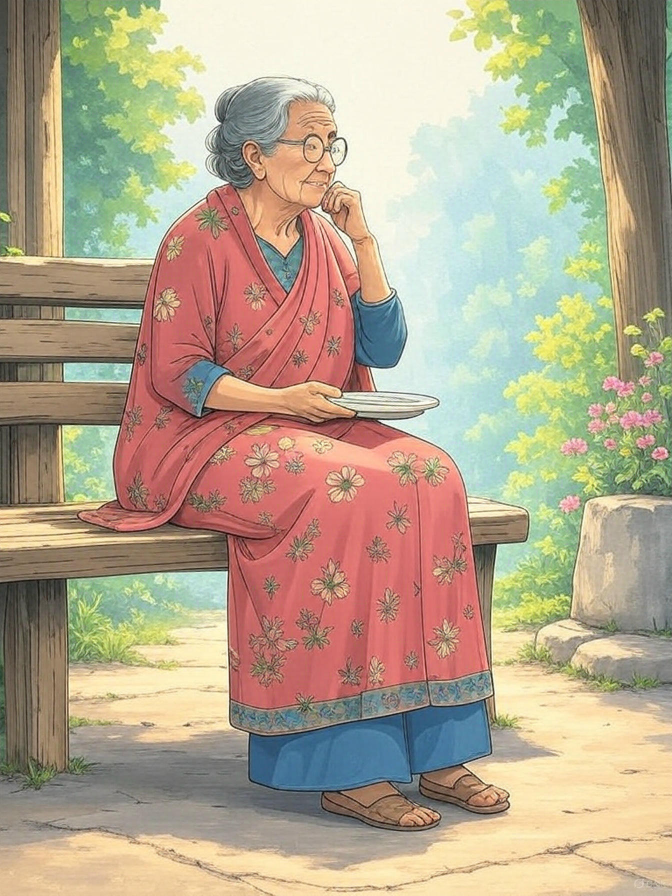
#> input picture images/newfile.png, 672 x 896 px, found by its file name
$ python histogram.py
#> lines starting #> are read from the running program, lines starting #| are printed output that depends on the picture; after the words box and inside, x2 and y2 are one past the last pixel; in counts of white or black regions, pixels touching at a corner belong together
#> further down, img is the input picture: shape (896, 672, 3); mean B, G, R 142.4, 166.4, 181
import cv2 as cv
import numpy as np
import matplotlib.pyplot as plt
class histograms:
    def __init__(self,img):
        self.img=img

    def grayhistogram(self):
        gray_image = cv.cvtColor(self.img, cv.COLOR_BGR2GRAY)
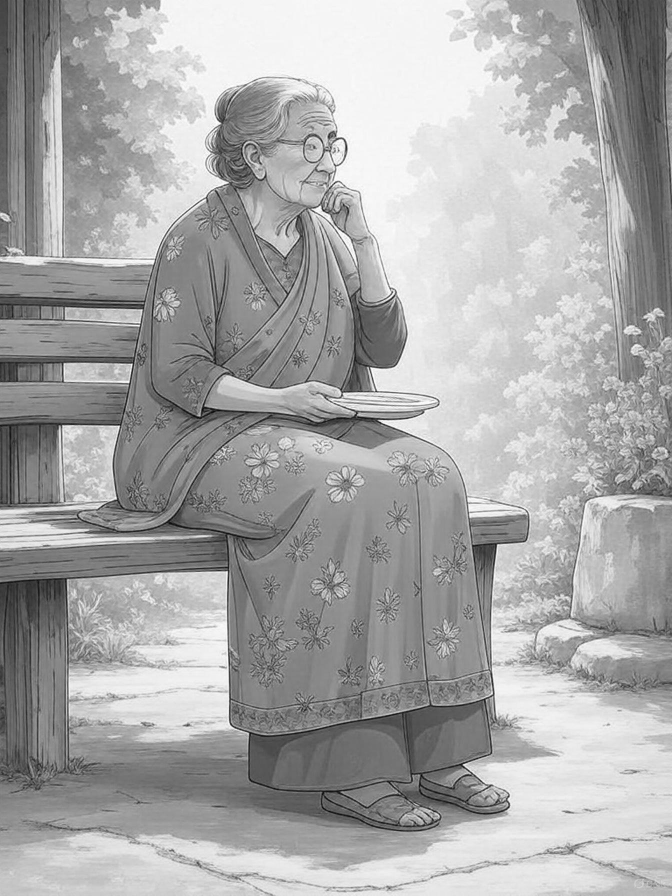
#> gray_image: shape (896, 672); min 9, max 254, mean 168
        blank = np.zeros(self.img.shape[:2], dtype="uint8")
        circle = cv.circle(blank, (250, 150), 150, 255, -1)
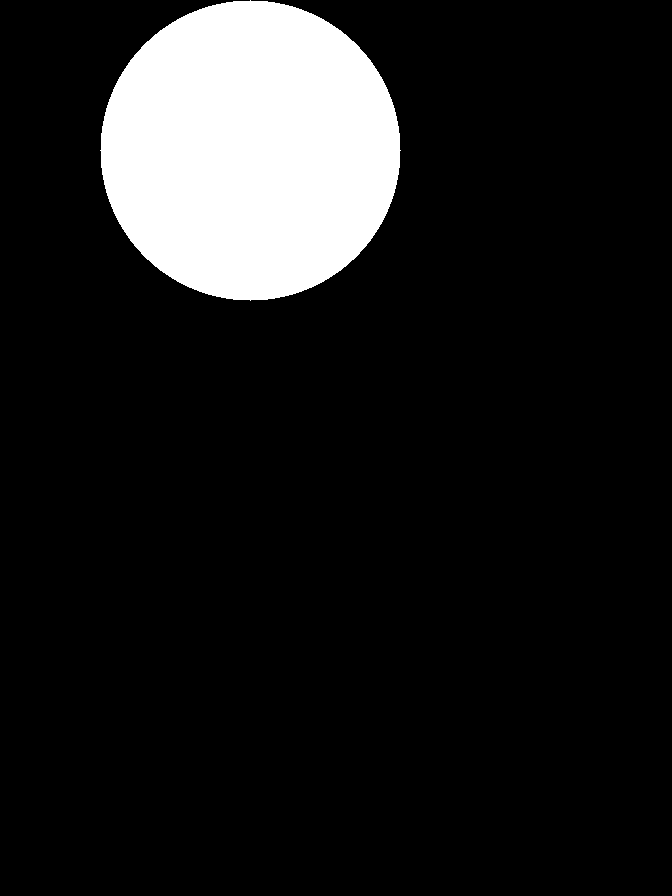
#> blank: shape (896, 672); 11.7% white; 1 white region, box (x1, y1, x2, y2) and area: (100, 0, 401, 301) 70681
        bitwised_img = cv.bitwise_and(gray_image, gray_image, mask=circle)
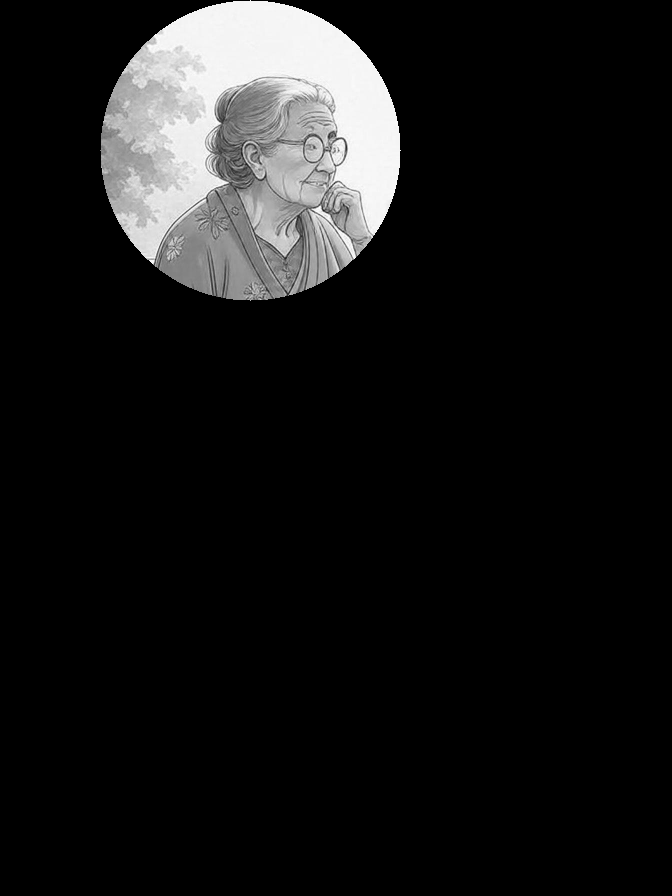
#> bitwised_img: shape (896, 672); min 0, max 254, mean 22.6
        cv.imshow("masked", bitwised_img)
        cvt_hist = cv.calcHist([gray_image], [0], bitwised_img, [256], [0, 256])
#> cvt_hist = 256 values, max 7802 at index 245, min 0 at index 0, mean 276.1

        plt.title("Gray Scale Histogram")
        plt.xlabel("Number of bins")
        plt.plot(cvt_hist)
        plt.show()
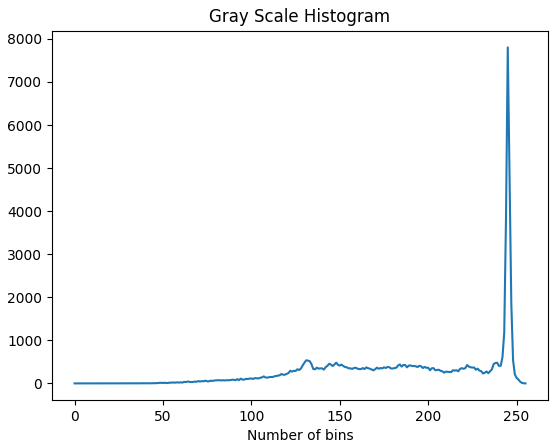
#> figure drawn by matplotlib, 1 panel; curve peaks at x = 245, y = 7802
        cv.imshow("gray_image", gray_image)
        cv.waitKey(0)

    def colourhistogram(self):
        blank=np.zeros(self.img.shape[:2],dtype='uint8')
        mask=cv.rectangle(blank,(100,20),(400,300),255,-1)
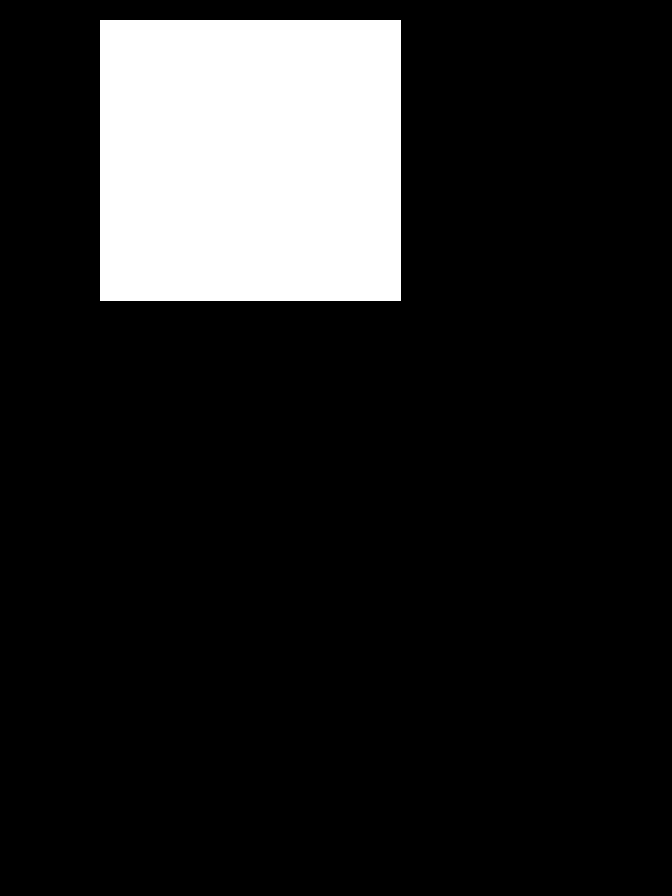
#> blank: shape (896, 672); 14% white; 1 white region, box (x1, y1, x2, y2) and area: (100, 20, 401, 301) 84581
        masked=cv.bitwise_and(self.img,self.img,mask=mask)
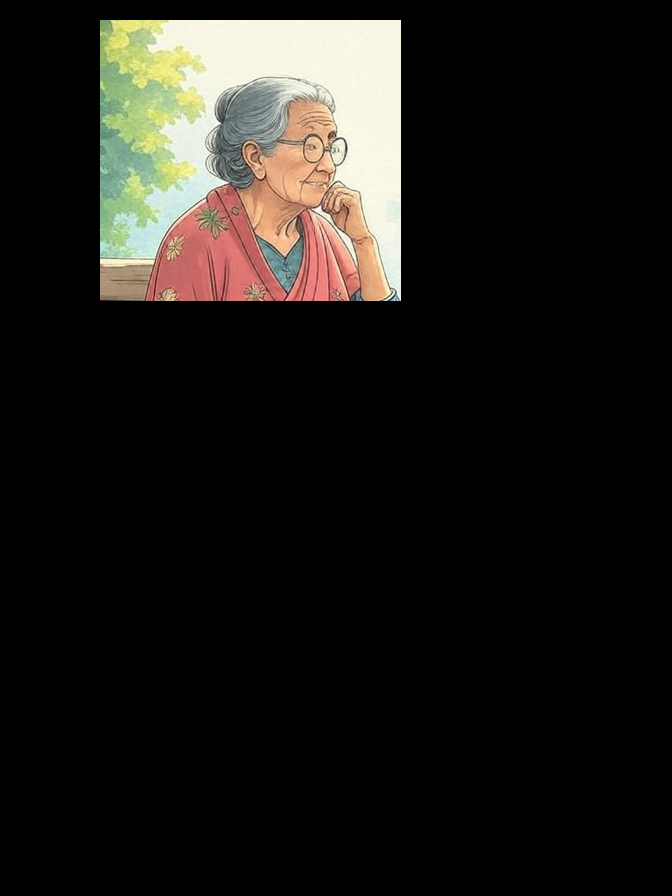
#> masked: shape (896, 672, 3); mean B, G, R 22.9, 26.6, 28.7
        plt.title("Coloured Histogram")
        plt.xlabel("Number of bins")
        plt.xlim(0,256)
        cv.imshow('circle',masked)
        colors=['B','G','R']
        for i, col in enumerate(colors):
            cvt_hist=cv.calcHist([self.img],[i],mask,[256],[0,256])
            plt.plot(cvt_hist)
        plt.show()
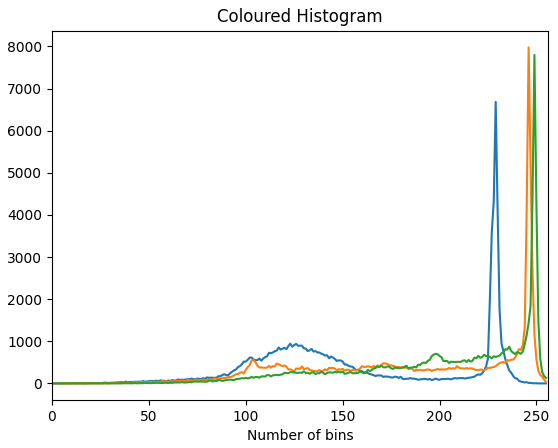
#> figure drawn by matplotlib, 1 panel; curve peaks at x = 229, y = 6683; curve peaks at x = 246, y = 7977; curve peaks at x = 249, y = 7797
        cv.waitKey(0)

if __name__=='__main__':
    img = cv.imread("faceregonition/images/newfile.png")
    hist=histograms(img)
    hist.grayhistogram()
    hist.colourhistogram()

$ run again, with images/ourimage.jpg saved as images/newfile.png
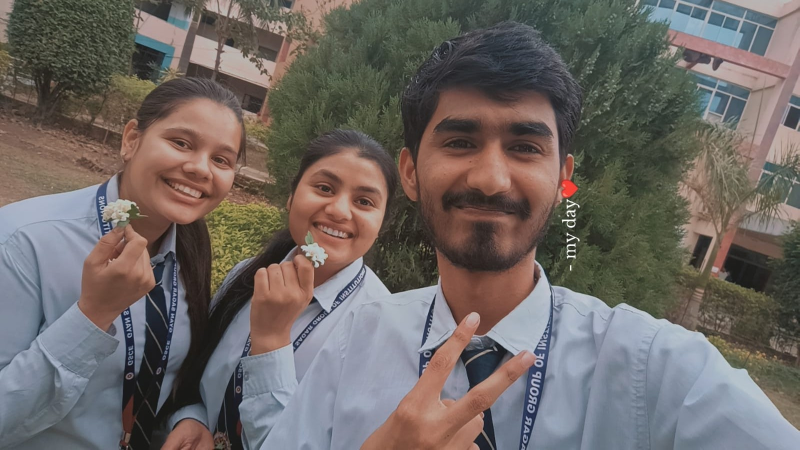
#> input picture images/ourimage.jpg, 1599 x 899 px, found by its file name (shown at 1/2 size)
#> img is the input picture: shape (899, 1599, 3); mean B, G, R 99.6, 103.1, 109.8
#> in grayhistogram, `circle = cv.circle(blank, (250, 150), 150, 255, -1)`:
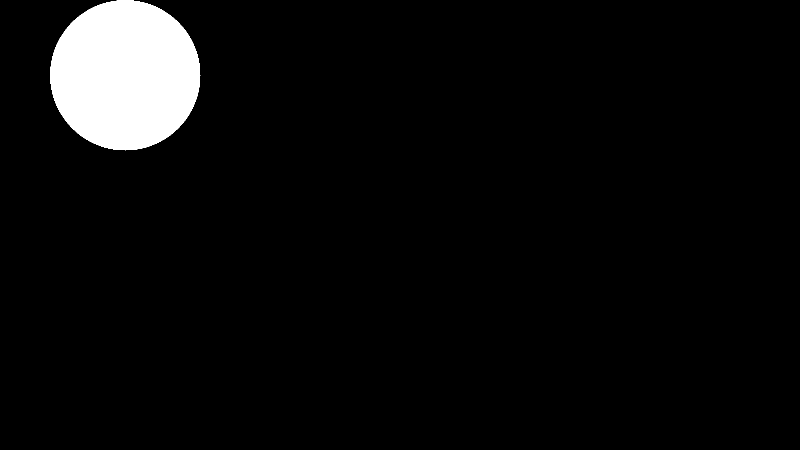
#> blank: shape (899, 1599) (shown at 1/2 size); 4.9% white; 1 white region, box (x1, y1, x2, y2) and area: (100, 0, 401, 301) 70681
#> cvt_hist = 256 values, max 1091 at index 64, min 0 at index 0, mean 276.1
#> in colourhistogram, `plt.show()`:
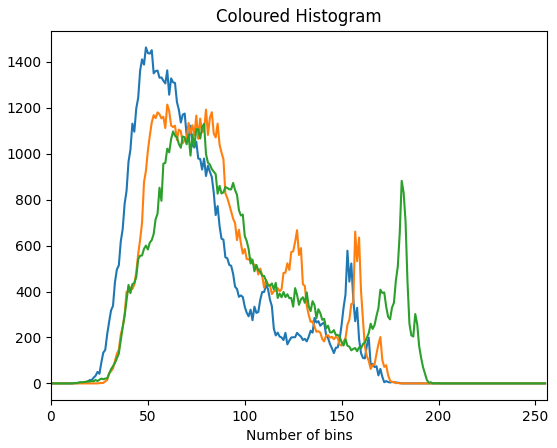
#> figure drawn by matplotlib, 1 panel; curve peaks at x = 49, y = 1463; curve peaks at x = 60, y = 1214; curve peaks at x = 79, y = 1130
